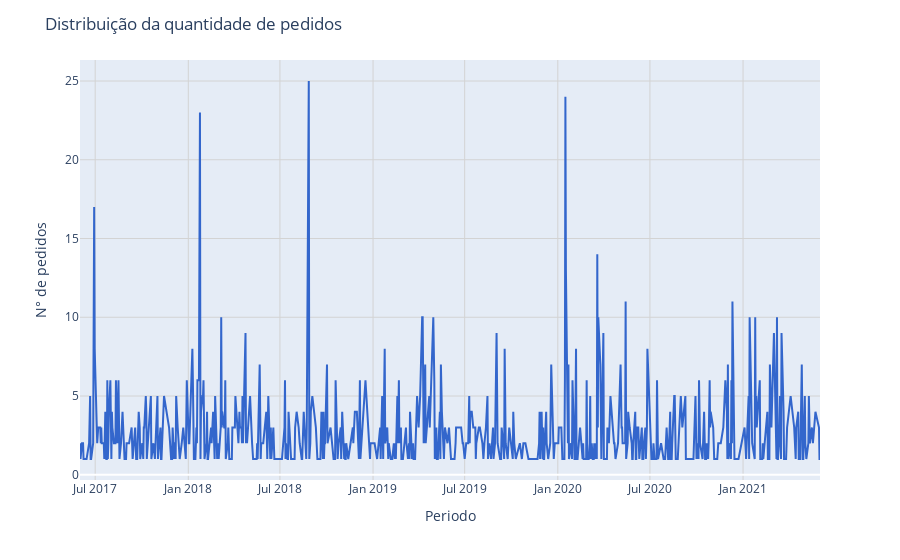

This figure's notebook cell:
### Code cell
fig = px.line(vendas_ano, x=vendas_ano.index, y=vendas_ano.quantity,color_discrete_sequence=px.colors.qualitative.G10)
fig.update_xaxes(showgrid=True, gridwidth=1, gridcolor='LightGrey')
fig.update_yaxes(showgrid=True, gridwidth=1, gridcolor='LightGrey')
fig.update_layout(
                  title='Distribuição da quantidade de pedidos ',
                  yaxis=dict(title_text="N° de pedidos"),
    xaxis=dict(title_text="Periodo"))
fig.show()

### Figure 1 — Plotly figure (JSON) as saved in the notebook; plotly's stock layout.template omitted (floating-point values rounded to 4 significant figures; data arrays with more than 128 entries replaced by an {"elided": "..."} marker saying what was removed)
{"data": [{"hovertemplate": "order_date=%{x}<br>quantity=%{y}<extra></extra>", "legendgroup": "", "line": {"color": "#3366CC", "dash": "solid"}, "marker": {"symbol": "circle"}, "mode": "lines", "name": "", "orientation": "v", "showlegend": false, "type": "scatter", "x": {"elided": "627 str values"}, "xaxis": "x", "y": {"elided": "627 int values"}, "yaxis": "y"}], "layout": {"autosize": true, "legend": {"tracegroupgap": 0}, "margin": {"t": 60}, "title": {"text": "Distribuição da quantidade de pedidos "}, "xaxis": {"anchor": "y", "autorange": true, "domain": [0, 1], "gridcolor": "LightGrey", "gridwidth": 1, "range": ["2017-06-01", "2021-06-02"], "showgrid": true, "showspikes": false, "title": {"text": "Periodo"}, "type": "date"}, "yaxis": {"anchor": "x", "autorange": true, "domain": [0, 1], "gridcolor": "LightGrey", "gridwidth": 1, "range": [-0.3333, 26.33], "showgrid": true, "showspikes": false, "title": {"text": "N° de pedidos"}, "type": "linear"}}}
